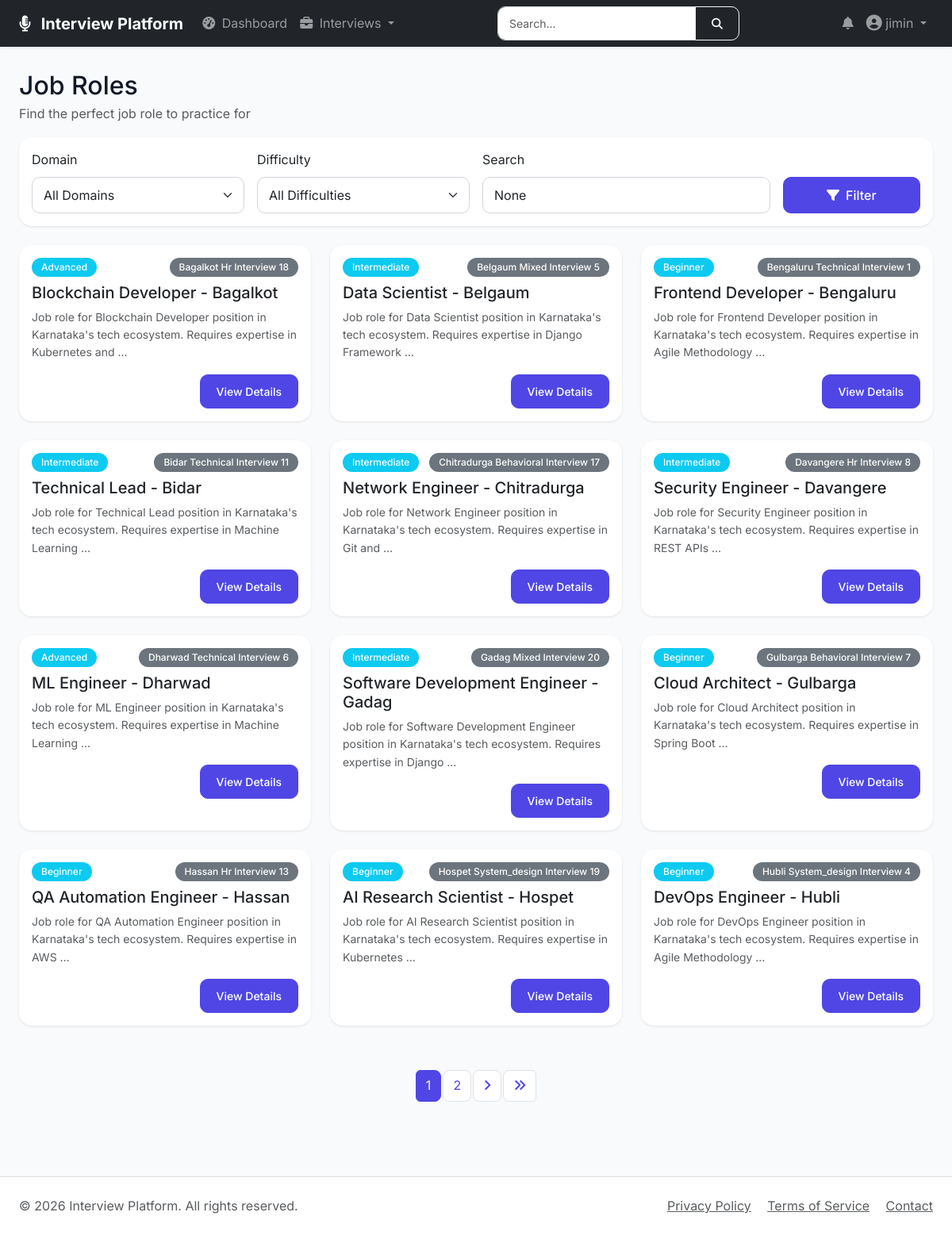
Page /job-roles/ (signed in) on the committed database.
### base/models.py (models this page shows, shortened)
class User(AbstractUser):
    email = models.EmailField(unique=True)
    full_name = models.CharField(max_length=140, blank=True)
    phone_number = models.CharField(max_length=20, blank=True)
    profile_image = models.ImageField(upload_to="users/profile_images/", blank=True, null=True)
    is_verified = models.BooleanField(default=False)

class UUIDTimeStampedModel(models.Model):
    id = models.UUIDField(primary_key=True, default=uuid.uuid4, editable=False)
    created_at = models.DateTimeField(auto_now_add=True, db_index=True)
    updated_at = models.DateTimeField(auto_now=True)
    class Meta:
        abstract = True

class JobRole(UUIDTimeStampedModel):
    class Difficulty(models.TextChoices):
        BEGINNER = "BEGINNER", "Beginner"
        INTERMEDIATE = "INTERMEDIATE", "Intermediate"
        ADVANCED = "ADVANCED", "Advanced"
    domain = models.ForeignKey(InterviewDomain, on_delete=models.CASCADE, related_name="job_roles")
    title = models.CharField(max_length=160)
    slug = models.SlugField(max_length=180, unique=True)
    description = models.TextField(blank=True)
    difficulty = models.CharField(max_length=30, choices=Difficulty.choices, default=Difficulty.BEGINNER)
    skills = models.ManyToManyField(Skill, blank=True, related_name="job_roles")
    default_question_count = models.PositiveSmallIntegerField(default=5)
    time_limit_minutes = models.PositiveIntegerField(default=30)
    is_active = models.BooleanField(default=True)
    class Meta:
        ordering = ["domain", "title"]

class InterviewDomain(UUIDTimeStampedModel):
    class DomainType(models.TextChoices):
        TECHNICAL = "TECHNICAL", "Technical"
        BEHAVIORAL = "BEHAVIORAL", "Behavioral"
        HR = "HR", "HR"
        SYSTEM_DESIGN = "SYSTEM_DESIGN", "System Design"
        MIXED = "MIXED", "Mixed"
    title = models.CharField(max_length=160, unique=True)
    slug = models.SlugField(max_length=180, unique=True)
    domain_type = models.CharField(max_length=30, choices=DomainType.choices, default=DomainType.TECHNICAL)
    description = models.TextField(blank=True)
    icon = models.CharField(max_length=80, blank=True)
    is_active = models.BooleanField(default=True)
    class Meta:
        ordering = ["title"]

### base/views.py (the view)
# urls.py: path('job-roles/', views.job_role_list_view, name='job_role_list'),
@login_required
def job_role_list_view(request):
    job_roles = JobRole.objects.filter(is_active=True).select_related('domain')
    domain_id = request.GET.get('domain')
    if domain_id:
        job_roles = job_roles.filter(domain_id=domain_id)
    difficulty = request.GET.get('difficulty')
    if difficulty:
        job_roles = job_roles.filter(difficulty=difficulty)
    search_query = request.GET.get('search')
    if search_query:
        job_roles = job_roles.filter(Q(title__icontains=search_query) | Q(description__icontains=search_query))
    paginator = Paginator(job_roles, 12)
    page_number = request.GET.get('page')
    page_obj = paginator.get_page(page_number)
    domains = InterviewDomain.objects.filter(is_active=True)
    return render(request, 'job_roles/list.html', {
        'page_obj': page_obj,
        'domains': domains,
        'search_query': search_query
    })

### base/templates/job_roles/list.html (shortened to what this page needs)
{% extends 'main.html' %}
{% block page_header %}
<div class="d-flex justify-content-between align-items-center">
    <div>
        <h1 class="h2 mb-1">Job Roles</h1>
        <p class="text-muted">Find the perfect job role to practice for</p>
    </div>
</div>
{% endblock %}
{% block content %}
<div class="fade-in">
    <div class="card mb-4">
        <div class="card-body">
            <form method="GET" class="row g-3">
                <div class="col-md-3">
                    <label class="form-label">Domain</label>
                    <select name="domain" class="form-select">
                        <option value="">All Domains</option>
                    </select>
                </div>
                <div class="col-md-3">
                    <label class="form-label">Difficulty</label>
                    <select name="difficulty" class="form-select">
                        <option value="">All Difficulties</option>
                    </select>
                </div>
                <div class="col-md-4">
                    <label class="form-label">Search</label>
                    <input type="text" name="search" class="form-control" placeholder="Search job roles..." value="{{ search_query }}">
                </div>
                <div class="col-md-2 d-flex align-items-end">
                    <button type="submit" class="btn btn-primary w-100">
                        <i class="fas fa-filter me-2"></i>Filter
                    </button>
                </div>
            </form>
        </div>
    </div>
    <div class="row">
        {% for role in page_obj %}
        <div class="col-md-6 col-lg-4 mb-4">
            <div class="card h-100">
                <div class="card-body">
                    <div class="d-flex justify-content-between align-items-start mb-2">
                        <span class="badge bg-info">{{ role.get_difficulty_display }}</span>
                        <span class="badge bg-secondary">{{ role.domain.title }}</span>
                    </div>
                    <h5 class="card-title">{{ role.title }}</h5>
                    <p class="card-text text-muted small">{{ role.description|truncatewords:15 }}</p>
                    <div class="mt-3">
                        <div class="d-flex justify-content-between align-items-center">
                            <a href="{% url 'job_role_detail' role.slug %}" class="btn btn-sm btn-primary">
                                View Details
                            </a>
                        </div>
                    </div>
                </div>
            </div>
        </div>
        {% endfor %}
    </div>
    {% include 'includes/pagination.html' %}
</div>
{% endblock %}

### templates/nav.html (shortened to what this page needs)
{% load static %}
<nav class="navbar navbar-expand-lg navbar-dark bg-dark sticky-top shadow-sm">
    <div class="container-fluid px-4">
        <a class="navbar-brand fw-bold" href="{% url 'home' %}">
            <i class="fas fa-microphone-alt me-2"></i>
            Interview Platform
        </a>
        <div class="collapse navbar-collapse" id="navbarMain">
            <ul class="navbar-nav me-auto mb-2 mb-lg-0">
                {% if user.is_authenticated %}
                    <li class="nav-item">
                        <a class="nav-link {% if request.resolver_match.url_name == 'dashboard' %}active{% endif %}" href="{% url 'dashboard' %}">
                            <i class="fas fa-tachometer-alt me-1"></i> Dashboard
                        </a>
                    </li>
                    <li class="nav-item dropdown">
                        <a class="nav-link dropdown-toggle" href="#" role="button" data-bs-toggle="dropdown">
                            <i class="fas fa-briefcase me-1"></i> Interviews
                        </a>
                    </li>
                {% endif %}
            </ul>
            {% if user.is_authenticated %}
                <form class="d-flex mx-3" action="{% url 'global_search' %}" method="GET">
                    <div class="input-group">
                        <input class="form-control form-control-sm" type="search" name="q" placeholder="Search..." aria-label="Search" style="width: 250px;">
                        <button class="btn btn-sm btn-outline-light" type="submit">
                            <i class="fas fa-search"></i>
                        </button>
                    </div>
                </form>
            {% endif %}
            <ul class="navbar-nav ms-auto mb-2 mb-lg-0">
                {% if user.is_authenticated %}
                    <li class="nav-item dropdown">
                        <a class="nav-link position-relative" href="#" role="button" data-bs-toggle="dropdown">
                            <i class="fas fa-bell"></i>
                        </a>
                    </li>
                    <li class="nav-item dropdown">
                        <a class="nav-link dropdown-toggle" href="#" role="button" data-bs-toggle="dropdown">
                            {% if user.userprofile.avatar %}
                                <img src="{{ user.userprofile.avatar.url }}" alt="{{ user.username }}" class="rounded-circle me-1" style="width: 30px; height: 30px; object-fit: cover;">
                            {% else %}
                                <i class="fas fa-user-circle fa-lg"></i>
                            {% endif %}
                            {{ user.username|truncatechars:15 }}
                        </a>
                    </li>
                {% endif %}
            </ul>
        </div>
    </div>
</nav>

### templates/main.html (style rules this page uses)
:root { --primary-color: #4f46e5; --primary-dark: #4338ca; --secondary-color: #06b6d4; --success-color: #10b981; --warning-color: #f59e0b; --danger-color: #ef4444; --dark-color: #1f2937; --light-color: #f3f4f6; }
* { margin: 0; padding: 0; box-sizing: border-box; }
body { font-family: 'Inter', sans-serif; background-color: #f9fafb; color: #111827; line-height: 1.6; }
.card { border: none; border-radius: 16px; box-shadow: 0 1px 3px rgba(0,0,0,0.1); transition: transform 0.2s, box-shadow 0.2s; background: white; }
.btn { border-radius: 10px; padding: 0.625rem 1.25rem; font-weight: 500; transition: all 0.2s; }
.btn-primary { background: var(--primary-color); border-color: var(--primary-color); }
.form-control, .form-select { border-radius: 10px; border: 1px solid #d1d5db; padding: 0.625rem 0.875rem; transition: all 0.2s; }
.badge { padding: 0.375rem 0.75rem; border-radius: 20px; font-weight: 500; }
.fade-in { animation: fadeIn 0.5s ease-out; }

### rows in the picture
User: username "jimin"
JobRole: difficulty "Advanced", domain "Bagalkot Hr Interview 18", title "Blockchain Developer - Bagalkot", description "Job role for Blockchain Developer position in Karnataka's tech ecosystem. Requires expertise in Kubernetes and …"
JobRole: difficulty "Intermediate", domain "Belgaum Mixed Interview 5", title "Data Scientist - Belgaum", description "Job role for Data Scientist position in Karnataka's tech ecosystem. Requires expertise in Django Framework …"
JobRole: difficulty "Beginner", domain "Bengaluru Technical Interview 1", title "Frontend Developer - Bengaluru", description "Job role for Frontend Developer position in Karnataka's tech ecosystem. Requires expertise in Agile Methodology …"
JobRole: difficulty "Intermediate", domain "Bidar Technical Interview 11", title "Technical Lead - Bidar", description "Job role for Technical Lead position in Karnataka's tech ecosystem. Requires expertise in Machine Learning …"
JobRole: difficulty "Intermediate", domain "Chitradurga Behavioral Interview 17", title "Network Engineer - Chitradurga", description "Job role for Network Engineer position in Karnataka's tech ecosystem. Requires expertise in Git and …"
JobRole: difficulty "Intermediate", domain "Davangere Hr Interview 8", title "Security Engineer - Davangere", description "Job role for Security Engineer position in Karnataka's tech ecosystem. Requires expertise in REST APIs …"
JobRole: difficulty "Advanced", domain "Dharwad Technical Interview 6", title "ML Engineer - Dharwad", description "Job role for ML Engineer position in Karnataka's tech ecosystem. Requires expertise in Machine Learning …"
JobRole: difficulty "Intermediate", domain "Gadag Mixed Interview 20", title "Software Development Engineer - Gadag", description "Job role for Software Development Engineer position in Karnataka's tech ecosystem. Requires expertise in Django …"
JobRole: difficulty "Beginner", domain "Gulbarga Behavioral Interview 7", title "Cloud Architect - Gulbarga", description "Job role for Cloud Architect position in Karnataka's tech ecosystem. Requires expertise in Spring Boot …"
JobRole: difficulty "Beginner", domain "Hassan Hr Interview 13", title "QA Automation Engineer - Hassan", description "Job role for QA Automation Engineer position in Karnataka's tech ecosystem. Requires expertise in AWS …"
JobRole: difficulty "Beginner", domain "Hospet System_design Interview 19", title "AI Research Scientist - Hospet", description "Job role for AI Research Scientist position in Karnataka's tech ecosystem. Requires expertise in Kubernetes …"
JobRole: difficulty "Beginner", domain "Hubli System_design Interview 4", title "DevOps Engineer - Hubli", description "Job role for DevOps Engineer position in Karnataka's tech ecosystem. Requires expertise in Agile Methodology …"

### other values in the picture
{{ num }} "1"
{{ num }} "2"
